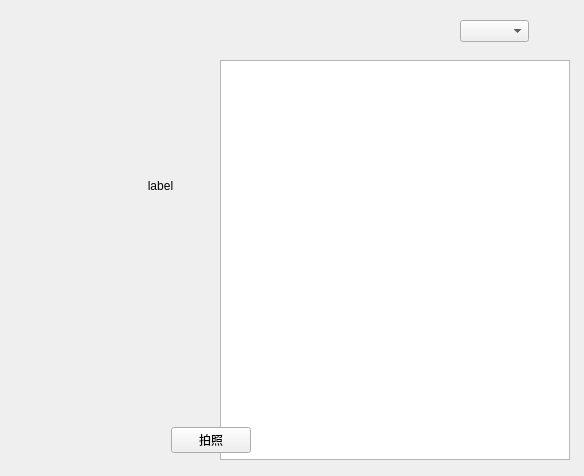
<?xml version="1.0" encoding="UTF-8"?>
<ui version="4.0">
 <class>Widget</class>
 <widget class="QWidget" name="Widget">
  <property name="geometry">
   <rect>
    <x>0</x>
    <y>0</y>
    <width>584</width>
    <height>476</height>
   </rect>
  </property>
  <property name="windowTitle">
   <string>Widget</string>
  </property>
  <widget class="QTextBrowser" name="textBrowser">
   <property name="geometry">
    <rect>
     <x>220</x>
     <y>60</y>
     <width>350</width>
     <height>400</height>
    </rect>
   </property>
   <property name="minimumSize">
    <size>
     <width>350</width>
     <height>400</height>
    </size>
   </property>
   <property name="maximumSize">
    <size>
     <width>350</width>
     <height>400</height>
    </size>
   </property>
   <property name="font">
    <font>
     <pointsize>19</pointsize>
    </font>
   </property>
  </widget>
  <widget class="QWidget" name="tackPicWidget" native="true">
   <property name="geometry">
    <rect>
     <x>20</x>
     <y>420</y>
     <width>381</width>
     <height>41</height>
    </rect>
   </property>
   <layout class="QHBoxLayout" name="horizontalLayout">
    <item>
     <spacer name="horizontalSpacer">
      <property name="orientation">
       <enum>Qt::Horizontal</enum>
      </property>
      <property name="sizeHint" stdset="0">
       <size>
        <width>10</width>
        <height>20</height>
       </size>
      </property>
     </spacer>
    </item>
    <item>
     <widget class="QPushButton" name="pushButton">
      <property name="text">
       <string>拍照</string>
      </property>
     </widget>
    </item>
    <item>
     <spacer name="horizontalSpacer_2">
      <property name="orientation">
       <enum>Qt::Horizontal</enum>
      </property>
      <property name="sizeHint" stdset="0">
       <size>
        <width>10</width>
        <height>20</height>
       </size>
      </property>
     </spacer>
    </item>
   </layout>
  </widget>
  <widget class="QLabel" name="label">
   <property name="geometry">
    <rect>
     <x>100</x>
     <y>140</y>
     <width>121</width>
     <height>91</height>
    </rect>
   </property>
   <property name="maximumSize">
    <size>
     <width>900</width>
     <height>800</height>
    </size>
   </property>
   <property name="layoutDirection">
    <enum>Qt::LeftToRight</enum>
   </property>
   <property name="text">
    <string>label</string>
   </property>
   <property name="alignment">
    <set>Qt::AlignCenter</set>
   </property>
  </widget>
  <widget class="QComboBox" name="comboBox">
   <property name="geometry">
    <rect>
     <x>460</x>
     <y>20</y>
     <width>69</width>
     <height>22</height>
    </rect>
   </property>
   <property name="font">
    <font>
     <pointsize>20</pointsize>
    </font>
   </property>
  </widget>
 </widget>
 <resources/>
 <connections/>
</ui>
